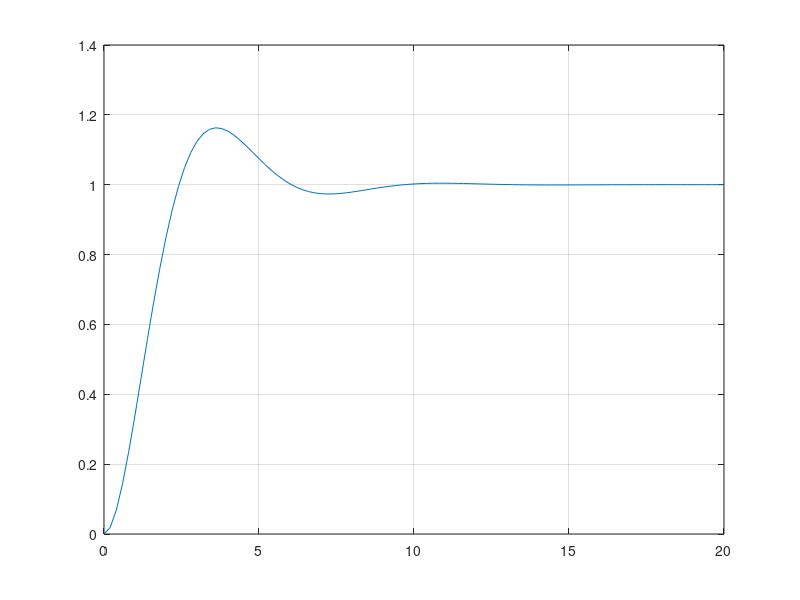
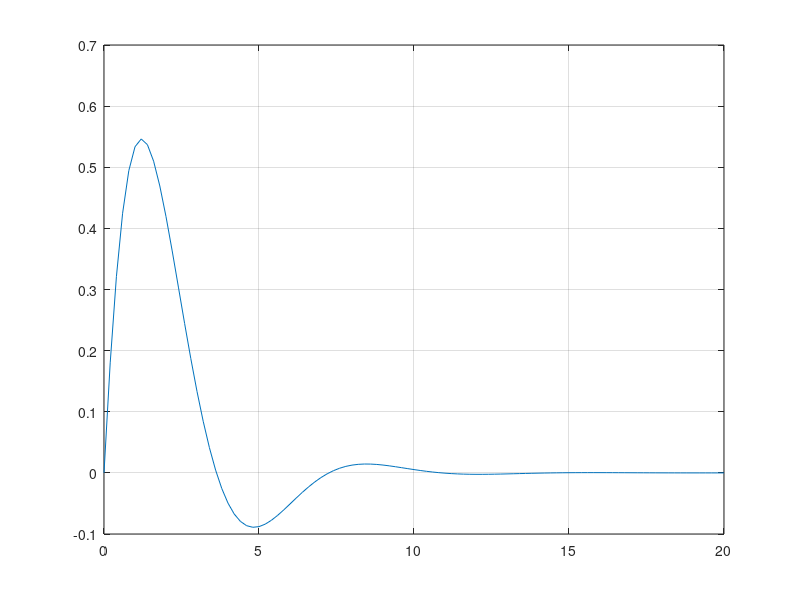

Write MATLAB code to recreate these figures, in order.
numerador = [1];
denominador = [1 1 1];

Gs = tf(numerador, denominador);

[S1Step_y, S1Step_t] = step(Gs, 20);
[S1Impulse_y, S1Impulse_t] = impulse(Gs, 20);

figure(1)
plot(S1Step_t, S1Step_y)
grid()

figure(2)
plot(S1Impulse_t, S1Impulse_y)
grid()